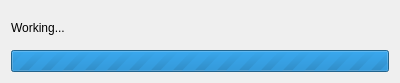
<?xml version="1.0" encoding="UTF-8"?>
<ui version="4.0">
 <class>Dialog</class>
 <widget class="QDialog" name="Dialog">
  <property name="windowModality">
   <enum>Qt::ApplicationModal</enum>
  </property>
  <property name="geometry">
   <rect>
    <x>0</x>
    <y>0</y>
    <width>400</width>
    <height>83</height>
   </rect>
  </property>
  <property name="windowTitle">
   <string>Copying file</string>
  </property>
  <property name="modal">
   <bool>true</bool>
  </property>
  <layout class="QGridLayout" name="gridLayout">
   <item row="0" column="0">
    <layout class="QVBoxLayout" name="verticalLayout">
     <item>
      <widget class="QLabel" name="progressLabel">
       <property name="text">
        <string>Working...</string>
       </property>
      </widget>
     </item>
     <item>
      <widget class="QProgressBar" name="progressBar">
       <property name="maximum">
        <number>0</number>
       </property>
       <property name="value">
        <number>-1</number>
       </property>
       <property name="textVisible">
        <bool>false</bool>
       </property>
      </widget>
     </item>
    </layout>
   </item>
  </layout>
 </widget>
 <resources/>
 <connections/>
</ui>
